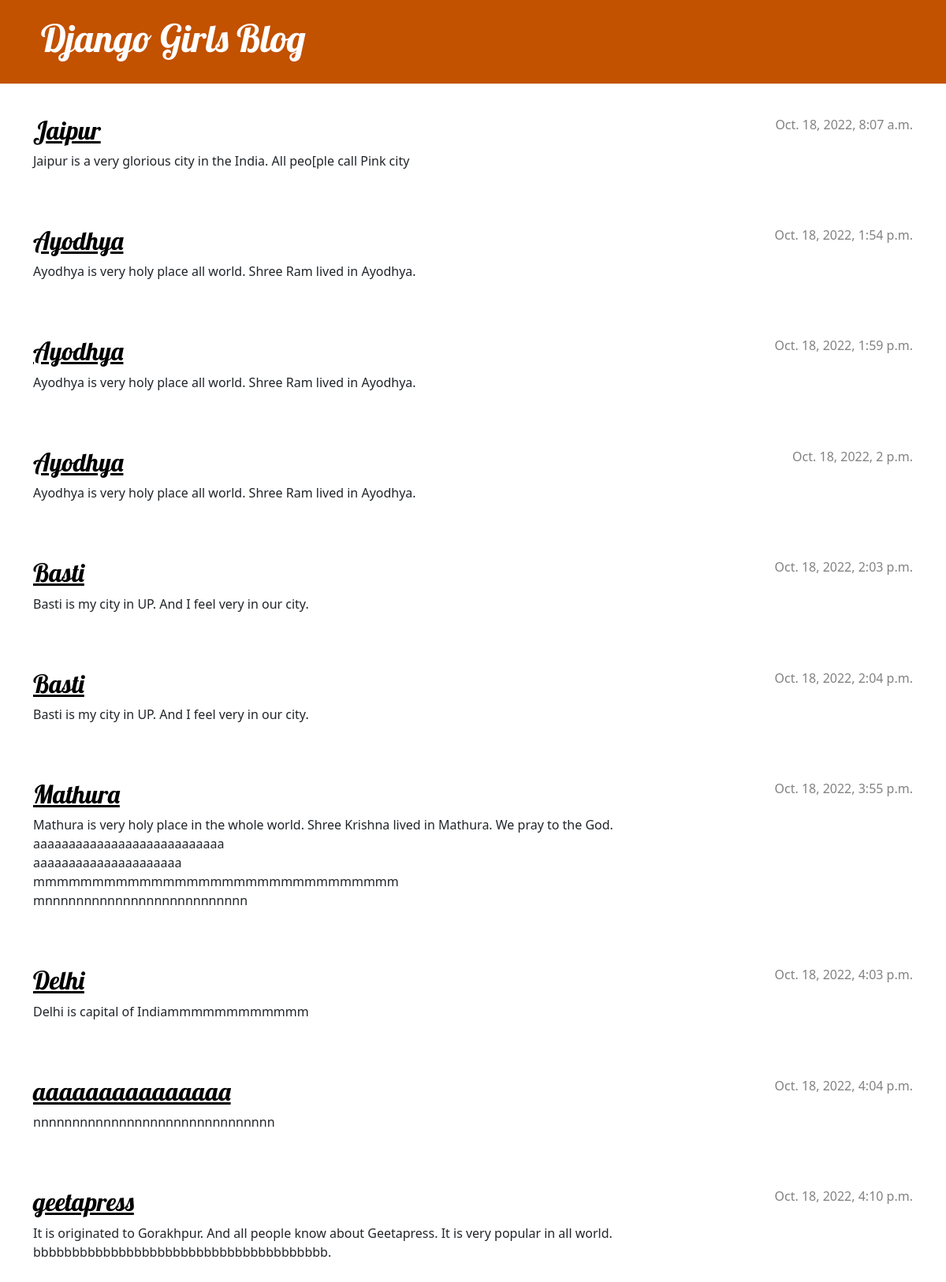
The page / on the database its author committed.
### blog/models.py (models this page shows, shortened)
class Post(models.Model):
    author = models.ForeignKey(settings.AUTH_USER_MODEL, on_delete=models.CASCADE)
    title = models.CharField(max_length=200)
    text = models.TextField()
    created_date = models.DateTimeField(default=timezone.now)
    published_date = models.DateTimeField(blank=True, null=True)

### blog/views.py (the view)
# urls.py: path('', views.post_list, name='post_list'),
def post_list(request):
    posts = Post.objects.filter(published_date__lte=timezone.now()).order_by('published_date')
    return render(request, 'blog/post_list.html', {'posts': posts})

### blog/templates/blog/post_list.html (shortened to what this page needs)
{% load static %}
<!DOCTYPE html>
<html>
    <head>
        <link rel="stylesheet" href="https://cdn.jsdelivr.net/npm/bootstrap@5.1.3/dist/css/bootstrap.min.css">
        <link rel="stylesheet" href="{% static 'css/blog.css' %}">
    </head>
    <body>
        <header class="page-header">
            <div class="container">
                <h1><a href="/">Django Girls Blog</a></h1>
            </div>
          </header>
          <main class="container">
              <div class="row">
                  <div class="col">
            {% block content %}
               {% for post in posts %}
                   <article class="post">
                       <time class="date">
                          {{ post.published_date }}
                       </time>
                       <h2><a href="{% url 'post_detail' pk=post.pk %}">{{ post.title }}</a></h2>
                       <p>{{ post.text|linebreaksbr }}</p>
                   </article>
               {% endfor %}
            {% endblock %}
                  </div>
              </div>
          </main>
    </body>
</html>

### blog/static/css/blog.css (style rules this page uses)
.page-header { background-color: #C25100; margin-top: 0; margin-bottom: 40px; padding: 20px 20px 20px 40px; }
.page-header h1, .page-header h1 a, .page-header h1 a:visited, .page-header h1 a:active { color: #ffffff; font-size: 36pt; text-decoration: none; }
h1, h2, h3, h4 { font-family: 'Lobster', cursive; }
.date { color: #828282; }
.post { margin-bottom: 70px; }
.post h2 a, .post h2 a:visited { color: #000000; }
.post > .date, .post > .actions { float: right; }

### rows shown on the page
Post: published_date "Oct. 18, 2022, 8:07 a.m.", title "Jaipur", text "Jaipur is a very glorious city in the India. All peo[ple call Pink city"
Post: published_date "Oct. 18, 2022, 1:54 p.m.", title "Ayodhya", text "Ayodhya is very holy place all world. Shree Ram lived in Ayodhya."
Post: published_date "Oct. 18, 2022, 1:59 p.m.", title "Ayodhya", text "Ayodhya is very holy place all world. Shree Ram lived in Ayodhya."
Post: published_date "Oct. 18, 2022, 2 p.m.", title "Ayodhya", text "Ayodhya is very holy place all world. Shree Ram lived in Ayodhya."
Post: published_date "Oct. 18, 2022, 2:03 p.m.", title "Basti", text "Basti is my city in UP. And I feel very in our city."
Post: published_date "Oct. 18, 2022, 2:04 p.m.", title "Basti", text "Basti is my city in UP. And I feel very in our city."
Post: published_date "Oct. 18, 2022, 3:55 p.m.", title "Mathura", text "Mathura is very holy place in the whole world. Shree Krishna lived in Mathura. We pray to the God. aaaaaaaaaaaaaaaaaaaaaaaaaaa aaaaaaaaaaaaaaaaaaaaa mmmmmmmmmmmmmmmmmmmmmmmmmmmmmmm mnnnnnnnnnnnnnnnnnnnnnnnnnn"
Post: published_date "Oct. 18, 2022, 4:03 p.m.", title "Delhi", text "Delhi is capital of Indiammmmmmmmmmmm"
Post: published_date "Oct. 18, 2022, 4:04 p.m.", title "aaaaaaaaaaaaaaa", text "nnnnnnnnnnnnnnnnnnnnnnnnnnnnnnn"
Post: published_date "Oct. 18, 2022, 4:10 p.m.", title "geetapress", text "It is originated to Gorakhpur. And all people know about Geetapress. It is very popular in all world. bbbbbbbbbbbbbbbbbbbbbbbbbbbbbbbbbbbbbb."
